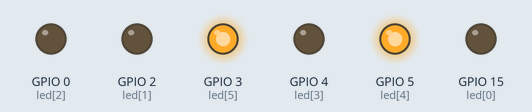
Simulated run of this sketch. Board: ESP32. Shown: output pins drawn as LEDs (lit = HIGH).

Above: at 0.2 s.
At 1.2 s:
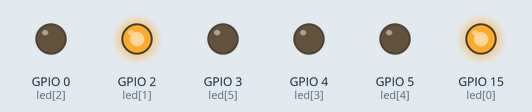
At 1.7 s:
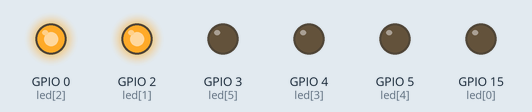
At 2.2 s:
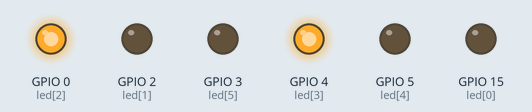
At 3.7 s:
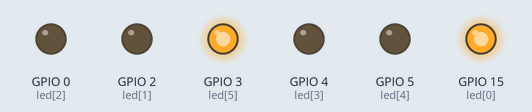
At 5.7 s:
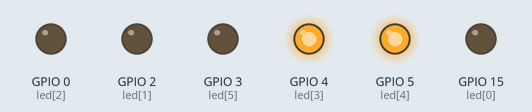
Timing chart, 0 to 6.9 s (numbered marks = the images above):
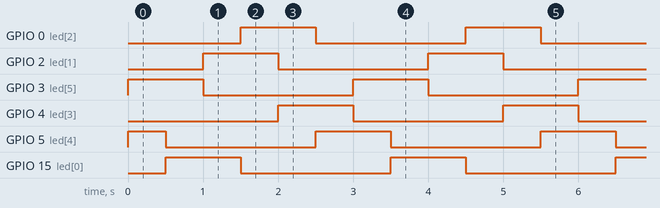

Measured:
- by itself, GPIO 0 (led[2]), GPIO 2 (led[1]), GPIO 3 (led[5]), GPIO 4 (led[3]), GPIO 5 (led[4]), GPIO 15 (led[0]): alternates HIGH for 1.0 s and LOW for 2.0 s
- by itself, everything shown: repeats every 3.0 s, in 6 steps

The sketch:

rotate.ino
```cpp
/*
This code rotates the LED display
If we initialized with only one "1", it's just ordinary.
Try with two "1"s in the array. Change the code

Public Domain
September 2016
Budi Rahardjo (@rahard)

*/

// pin configuration for DycodeX ESPectro board
int led[] = {15, 2, 0, 4, 5, 3};
// pin configuration for Arduino UNU board
// int led[] = {13, 12, 11, 10, 9, 8};

// x is the content to be rotated, try with the different number of "1"s
int x[] = {0, 0, 0, 0, 1, 1};
int NUMLED = 6; // number of LEDS
int WAITFOR = 500;
int i;

void setup() {
   // setup pins for output and reset with initial configuration
   for (i=0; i<NUMLED; i++) { pinMode(led[i], OUTPUT); }
   for (i=0; i<NUMLED; i++) { digitalWrite(led[i], x[i]); }
}

void display() {
   for (i=0; i < NUMLED ; i++) {
      digitalWrite(led[i], x[i]);
   }
}

void rotateleft() {
   int j;
   int temp;
   temp = x[0];
   for (j=0; j<NUMLED-1; j++) { x[j] = x[j+1]; }
   x[NUMLED-1] = temp;
}

void rotateright() {
   int j;
   int temp;
   temp = x[NUMLED-1];
   for (j=NUMLED-1; j>0 ; j--) {x[j] = x[j-1]; }
   x[0] = temp;
}

void loop() {
   display();
   delay(WAITFOR);
   // rotateleft();
   rotateright();
}
```
